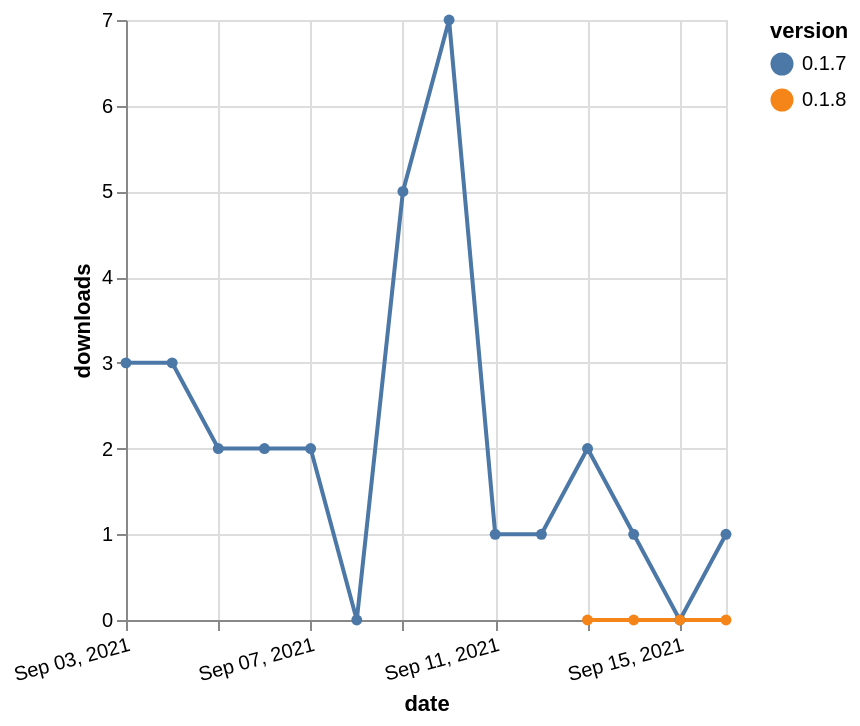

Describe this chart as a Vega-Lite specification.
### Vega-Lite specification from a JSON file in a GitHub repository (floating-point values rounded to 4 significant figures)
{"$schema": "https://vega.github.io/schema/vega-lite/v5.json", "description": "A simple bar chart with embedded data.", "data": {"values": [{"date": "2021-09-03", "total": 233, "delta": 3, "version": "0.1.7"}, {"date": "2021-09-04", "total": 236, "delta": 3, "version": "0.1.7"}, {"date": "2021-09-05", "total": 238, "delta": 2, "version": "0.1.7"}, {"date": "2021-09-06", "total": 240, "delta": 2, "version": "0.1.7"}, {"date": "2021-09-07", "total": 242, "delta": 2, "version": "0.1.7"}, {"date": "2021-09-08", "total": 242, "delta": 0, "version": "0.1.7"}, {"date": "2021-09-09", "total": 247, "delta": 5, "version": "0.1.7"}, {"date": "2021-09-10", "total": 254, "delta": 7, "version": "0.1.7"}, {"date": "2021-09-11", "total": 255, "delta": 1, "version": "0.1.7"}, {"date": "2021-09-12", "total": 256, "delta": 1, "version": "0.1.7"}, {"date": "2021-09-13", "total": 258, "delta": 2, "version": "0.1.7"}, {"date": "2021-09-14", "total": 259, "delta": 1, "version": "0.1.7"}, {"date": "2021-09-15", "total": 259, "delta": 0, "version": "0.1.7"}, {"date": "2021-09-16", "total": 260, "delta": 1, "version": "0.1.7"}, {"date": "2021-09-13", "total": 1, "delta": 0, "version": "0.1.8"}, {"date": "2021-09-14", "total": 31, "delta": 0, "version": "0.1.8"}, {"date": "2021-09-15", "total": 41, "delta": 0, "version": "0.1.8"}, {"date": "2021-09-16", "total": 54, "delta": 0, "version": "0.1.8"}]}, "width": "container", "mark": {"type": "line", "point": {"filled": true}}, "encoding": {"x": {"field": "date", "type": "temporal", "timeUnit": "yearmonthdate", "title": "date", "axis": {"labelAngle": -15}}, "y": {"field": "delta", "type": "quantitative", "title": "downloads"}, "color": {"field": "version", "type": "nominal"}, "tooltip": {"field": "delta"}}}
